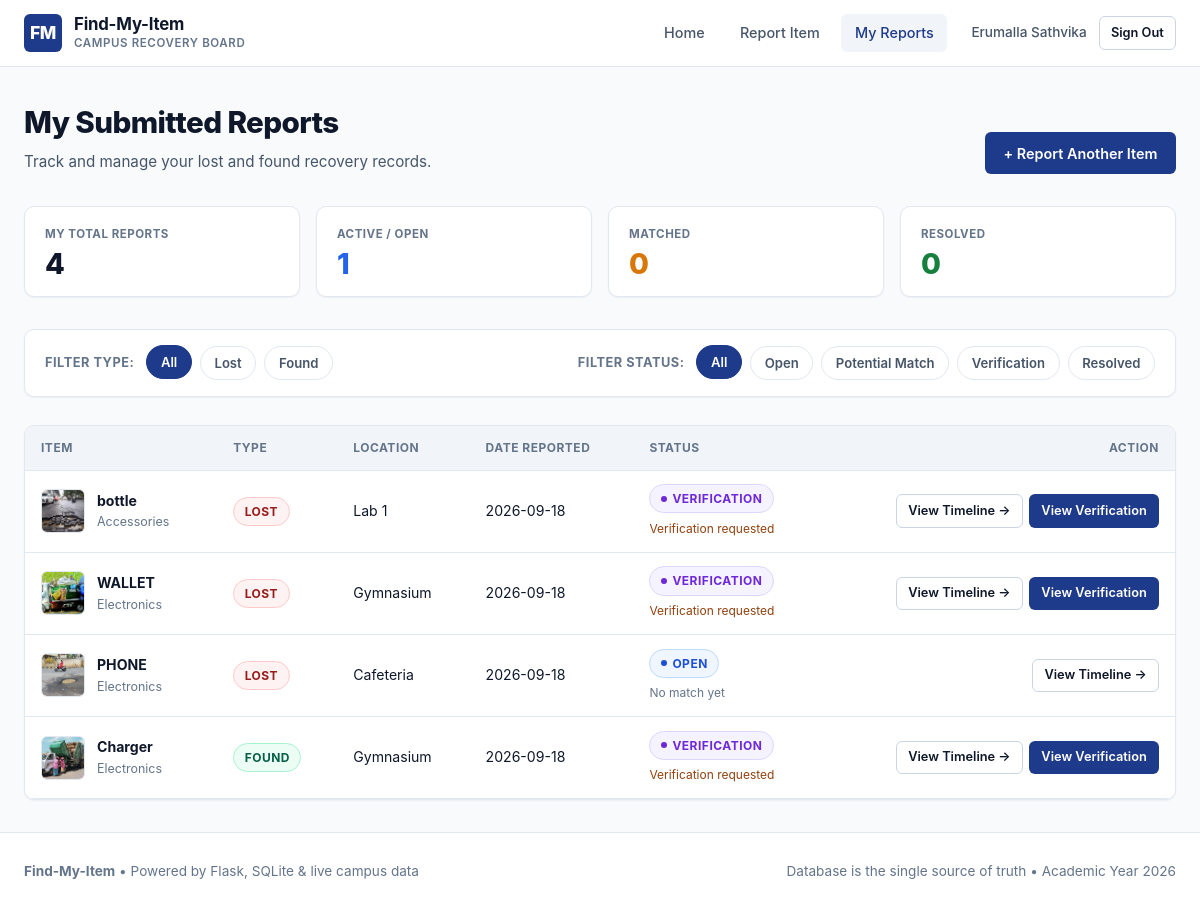
The page /my-reports (signed in) on the database its author committed.
### tables this page shows
CREATE TABLE items (
    id INTEGER PRIMARY KEY AUTOINCREMENT,
    item_name TEXT NOT NULL,
    description TEXT,
    type TEXT NOT NULL CHECK (type IN ('Lost', 'Found')),
    category TEXT NOT NULL,
    location TEXT NOT NULL,
    date TEXT NOT NULL,
    contact TEXT NOT NULL,
    image_path TEXT,
    status TEXT NOT NULL DEFAULT 'Open' CHECK (status IN ('Open', 'Potential Match', 'Verification', 'Resolved')),
    reported_by INTEGER NOT NULL,
    created_at TIMESTAMP DEFAULT CURRENT_TIMESTAMP,
    updated_at TIMESTAMP DEFAULT CURRENT_TIMESTAMP, resolution_path TEXT CHECK (resolution_path IN ('SELF_RECOVERY', 'FOUND_BY_OTHER')),
    FOREIGN KEY (reported_by) REFERENCES users(id) ON DELETE CASCADE
);

### app.py (the view)
@app.route('/my-reports')
@login_required
def my_reports():
    db = get_db()
    user_id = session['user_id']
    status_filter = request.args.get('status', 'All')
    type_filter = request.args.get('type', 'All')
    sql = "SELECT * FROM items WHERE reported_by = ?"
    params = [user_id]
    if type_filter in ['Lost', 'Found']:
        sql += " AND type = ?"
        params.append(type_filter)
    if status_filter in ['Open', 'Potential Match', 'Verification', 'Resolved']:
        sql += " AND status = ?"
        params.append(status_filter)
    sql += " ORDER BY created_at DESC"
    reports = db.execute(sql, params).fetchall()
    report_rows = []
    for report in reports:
        row = dict(report)
        match = db.execute(
            """SELECT matches.id AS match_id, matches.image_validation_status,
                      verifications.status AS verification_status
               FROM matches
               LEFT JOIN verifications ON verifications.match_id = matches.id
               WHERE (matches.lost_item_id = ? OR matches.found_item_id = ?)
               ORDER BY verifications.created_at DESC, matches.created_at DESC
               LIMIT 1""",
            (report['id'], report['id'])
        ).fetchone()
        row['match_id'] = match['match_id'] if match else None
        row['image_validation_status'] = match['image_validation_status'] if match else None
        row['verification_status'] = match['verification_status'] if match else None
        report_rows.append(row)
    stats = {
        'total': db.execute("SELECT COUNT(*) FROM items WHERE reported_by = ?", (user_id,)).fetchone()[0],
        'open': db.execute("SELECT COUNT(*) FROM items WHERE reported_by = ? AND status = 'Open'", (user_id,)).fetchone()[0],
        'matched': db.execute("SELECT COUNT(*) FROM items WHERE reported_by = ? AND status = 'Potential Match'", (user_id,)).fetchone()[0],
        'resolved': db.execute("SELECT COUNT(*) FROM items WHERE reported_by = ? AND status = 'Resolved'", (user_id,)).fetchone()[0],
    }
    return render_template(
        'my_reports.html',
        reports=report_rows,
        stats=stats,
        status_filter=status_filter,
        type_filter=type_filter
    )

### app.py (called while the page is built, shortened)
@app.before_request
def _ensure_schema():
    global _db_migrated
    if not _db_migrated:
        ensure_migrations()
        _db_migrated = True

def is_verified_admin():
    user_id = session.get('user_id')
    if not user_id or session.get('email', '').lower() != ADMIN_EMAIL:
        return False

@app.context_processor
def inject_globals():
    return {
        'current_user': {
            'id': session.get('user_id'),
            'username': session.get('username'),
            'role': session.get('role'),
            'name': session.get('name'),
            'email': session.get('email')
        } if 'user_id' in session else None,
        'is_verified_admin': is_verified_admin(),
        'locations': CAMPUS_LOCATIONS,
        'categories': CAMPUS_CATEGORIES,
        'now_year': datetime.now().year,
        'now_date': datetime.now().strftime('%Y-%m-%d'),
        'product_name': 'Find-My-Item'
    }

def login_required(f):
    @wraps(f)
    def decorated_function(*args, **kwargs):
        if 'user_id' not in session:
            flash('Please log in to access this page.', 'warning')
            return redirect(url_for('login', next=request.url))
        return f(*args, **kwargs)
    return decorated_function

### database.py (called while the page is built)
def ensure_instance_dir():
    os.makedirs(INSTANCE_DIR, exist_ok=True)
    uploads_dir = os.path.join(BASE_DIR, 'static', 'uploads')
    os.makedirs(uploads_dir, exist_ok=True)

def get_db():
    ensure_instance_dir()
    if 'db' not in g:
        g.db = sqlite3.connect(DATABASE_PATH)
        g.db.row_factory = sqlite3.Row
        g.db.execute("PRAGMA foreign_keys = ON")
    return g.db

### templates/my_reports.html (shortened to what this page needs)
{% extends 'base.html' %}
{% block content %}
<div style="display: flex; justify-content: space-between; align-items: flex-end; margin-bottom: 2rem;">
  <div>
    <h1 style="font-size: 1.85rem; font-weight: 800; color: var(--text-primary); letter-spacing: -0.02em; margin-bottom: 0.25rem;">
      My Submitted Reports
    </h1>
    <p style="font-size: 0.95rem; color: var(--text-secondary);">
      Track and manage your lost and found recovery records.
    </p>
  </div>
  <a href="{{ url_for('report_item') }}" class="btn btn-primary" id="btnReportNewItem">
    + Report Another Item
  </a>
</div>
<section class="metrics-ribbon" style="margin-bottom: 2rem;">
  <div class="metric-card">
    <span class="metric-title">My Total Reports</span>
    <span class="metric-value">{{ stats.total }}</span>
  </div>
  <div class="metric-card">
    <span class="metric-title">Active / Open</span>
    <span class="metric-value" style="color: var(--campus-blue);">{{ stats.open }}</span>
  </div>
  <div class="metric-card">
    <span class="metric-title">Matched</span>
    <span class="metric-value" style="color: #d97706;">{{ stats.matched }}</span>
  </div>
  <div class="metric-card">
    <span class="metric-title">Resolved</span>
    <span class="metric-value" style="color: var(--status-resolved-text);">{{ stats.resolved }}</span>
  </div>
</section>
<div class="filter-bar" style="margin-bottom: 1.75rem;">
  <div class="filter-row">
    <div class="filter-group">
      <span class="filter-label">Filter Type:</span>
      <a href="{{ url_for('my_reports', type='All', status=status_filter) }}" class="filter-pill {% if type_filter == 'All' %}active{% endif %}">All</a>
      <a href="{{ url_for('my_reports', type='Lost', status=status_filter) }}" class="filter-pill {% if type_filter == 'Lost' %}active{% endif %}">Lost</a>
      <a href="{{ url_for('my_reports', type='Found', status=status_filter) }}" class="filter-pill {% if type_filter == 'Found' %}active{% endif %}">Found</a>
    </div>
    <div class="filter-group">
      <span class="filter-label">Filter Status:</span>
      <a href="{{ url_for('my_reports', type=type_filter, status='All') }}" class="filter-pill {% if status_filter == 'All' %}active{% endif %}">All</a>
      <a href="{{ url_for('my_reports', type=type_filter, status='Open') }}" class="filter-pill {% if status_filter == 'Open' %}active{% endif %}">Open</a>
      <a href="{{ url_for('my_reports', type=type_filter, status='Potential Match') }}" class="filter-pill {% if status_filter == 'Potential Match' %}active{% endif %}">Potential Match</a>
      <a href="{{ url_for('my_reports', type=type_filter, status='Verification') }}" class="filter-pill {% if status_filter == 'Verification' %}active{% endif %}">Verification</a>
      <a href="{{ url_for('my_reports', type=type_filter, status='Resolved') }}" class="filter-pill {% if status_filter == 'Resolved' %}active{% endif %}">Resolved</a>
    </div>
  </div>
</div>
{% if reports %}
  <div class="data-table-card">
    <div class="table-responsive">
      <table class="table">
        <thead>
          <tr>
            <th>Item</th>
            <th>Type</th>
            <th>Location</th>
            <th>Date Reported</th>
            <th>Status</th>
            <th style="text-align: right;">Action</th>
          </tr>
        </thead>
        <tbody>
          {% for r in reports %}
            <tr>
              <td>
                <div style="display: flex; align-items: center; gap: 0.75rem;">
                  <img src="{{ r.image_path }}" alt="{{ r.item_name }}" class="table-thumb" />
                  <div>
                    <div style="font-weight: 700; color: var(--text-primary);">{{ r.item_name }}</div>
                    <div style="font-size: 0.78rem; color: var(--text-muted);">{{ r.category }}</div>
                  </div>
                </div>
              </td>
              <td>
                <span class="badge {% if r.type == 'Lost' %}badge-type-lost{% else %}badge-type-found{% endif %}">
                  {{ r.type }}
                </span>
              </td>
              <td>{{ r.location }}</td>
              <td>{{ r.date }}</td>
              <td>
                {% if r.status == 'Open' %}
                  <span class="badge badge-open"><span class="badge-dot"></span> OPEN</span>
                {% elif r.status == 'Potential Match' %}
                  <span class="badge badge-potential-match"><span class="badge-dot"></span> MATCH</span>
                {% elif r.status == 'Verification' %}
                  <span class="badge badge-verification"><span class="badge-dot"></span> VERIFICATION</span>
                {% elif r.status == 'Resolved' %}
                  <span class="badge badge-resolved"><span class="badge-dot"></span> RESOLVED</span>
                {% endif %}
                {% if r.verification_status == 'Pending' %}
                  <div style="font-size:.75rem;color:#92400e;margin-top:.35rem;">Verification requested</div>
                {% elif r.verification_status == 'Confirmed' %}
                  <div style="font-size:.75rem;color:var(--status-resolved-text);margin-top:.35rem;">Verification confirmed</div>
                {% elif r.type == 'Lost' and not r.match_id %}
                  <div style="font-size:.75rem;color:var(--text-muted);margin-top:.35rem;">No match yet</div>
                {% endif %}
              </td>
              <td style="text-align: right;">
                <div style="display:inline-flex;gap:.4rem;align-items:center;flex-wrap:wrap;justify-content:flex-end;">
                  <a href="{{ url_for('item_detail', item_id=r.id) }}" class="btn btn-secondary btn-sm">
                    View Timeline &rarr;
                  </a>
                  {% if r.match_id and r.verification_status %}
                    <a href="{{ url_for('item_detail', item_id=r.id) }}#matchBanner-{{ r.match_id }}" class="btn btn-primary btn-sm">
                      View Verification
                    </a>
                  {% endif %}
                </div>
              </td>
            </tr>
          {% endfor %}
        </tbody>
      </table>
    </div>
  </div>
{% endif %}
{% endblock %}

### rows shown on the page
items: image_path (picture), item_name "bottle", category "Accessories", type "LOST", location "Lab 1", date "2026-09-18", status "Verification" (drawn)
items: image_path (picture), item_name "WALLET", category "Electronics", type "LOST", location "Gymnasium", date "2026-09-18", status "Verification" (drawn)
items: image_path (picture), item_name "PHONE", category "Electronics", type "LOST", location "Cafeteria", date "2026-09-18", status "Open" (drawn), shows "No match yet"
items: image_path (picture), item_name "Charger", category "Electronics", type "FOUND", location "Gymnasium", date "2026-09-18", status "Verification" (drawn)

### other values the page prints
{{ current_user.name }} "Erumalla Sathvika"
{{ stats.total }} "4"
{{ stats.open }} "1"
{{ stats.matched }} "0"
{{ stats.resolved }} "0"
